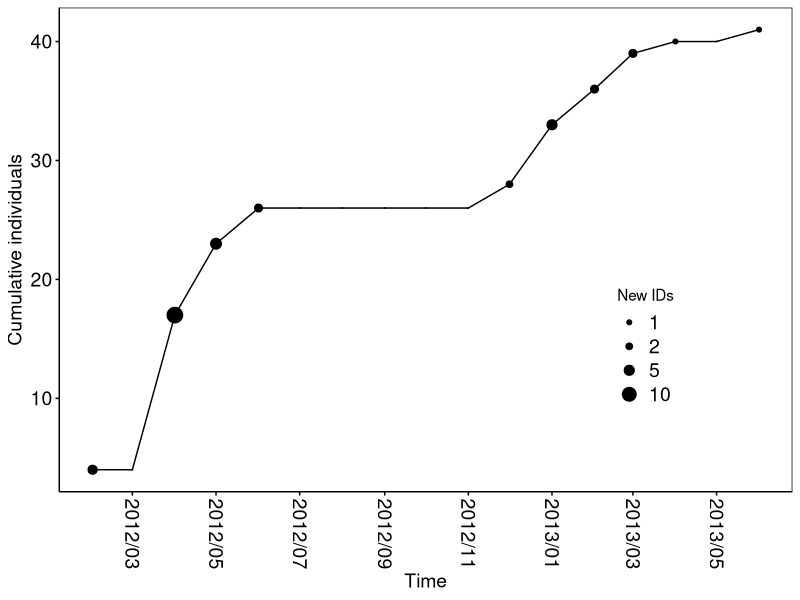
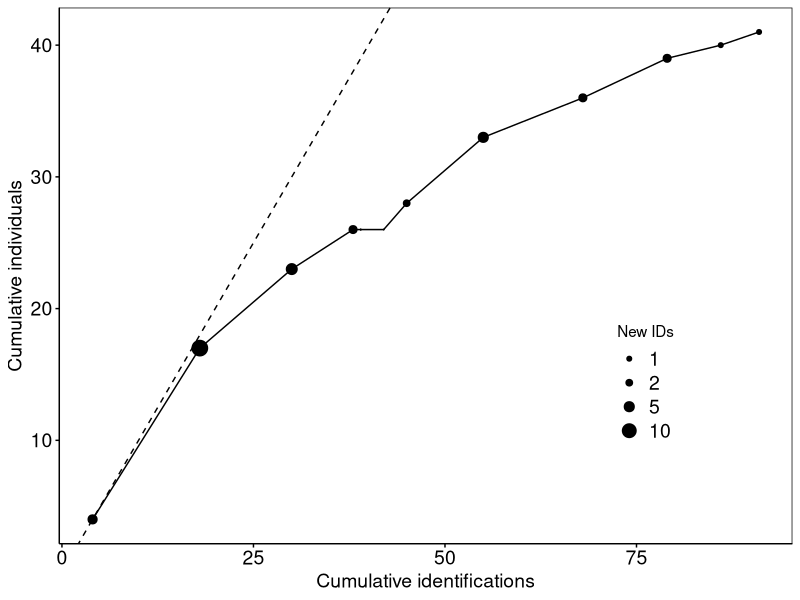
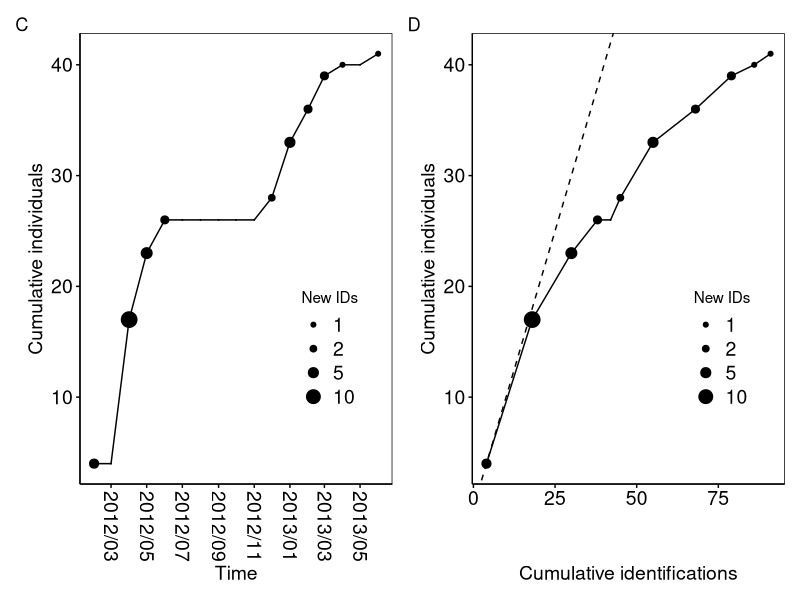
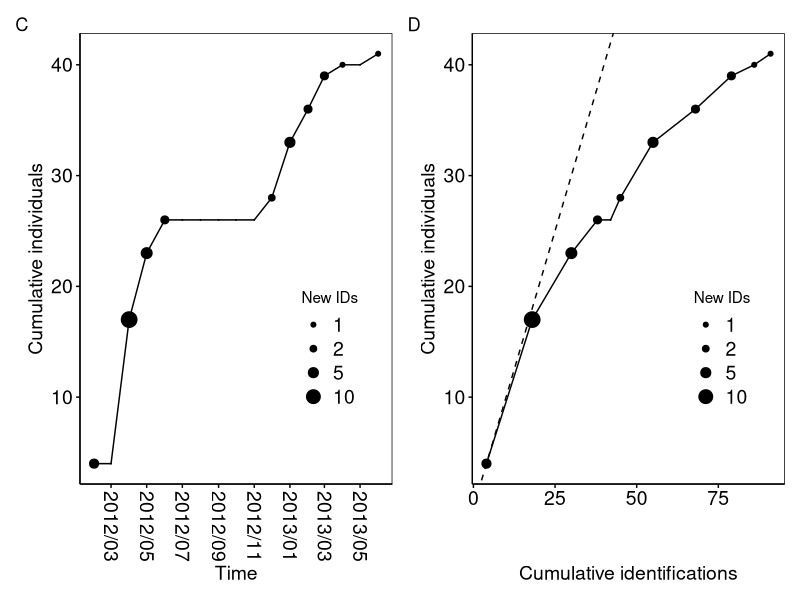
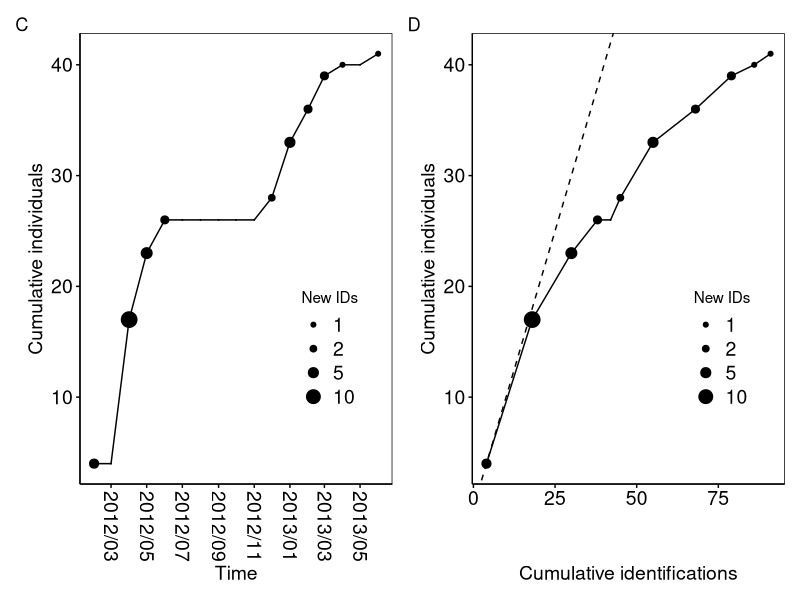

The R script that drew these images, in order:
# Chris Oosthuizen
# Feb 2026

# plot discovery curves 2012

#--------------------------------------------
library(ggplot2)
library(ggpubr)
library(scales)

dat = read.csv("./data/discoverycurve2012.csv", header = T)
head(dat)
str(dat)

dat$date = as.POSIXct(dat$date)
str(dat)

dat$date2 <- as.Date(dat$date, format = "%d/%m/%Y")
dat$date2 <- format(dat$date2, "%Y/%m")
dat


# Plotting theme
theme_gg <- function () { 
  theme_bw() %+replace% 
    theme(
      axis.text = element_text(colour = "black"),
      # axis.title = element_blank(),
      axis.ticks = element_line(colour = "black"),
      panel.grid = element_blank(),
      strip.background = element_blank(),
      panel.border = element_rect(colour = "black", fill = NA),
      axis.line = element_line(colour = "black")
    )
}


# plot discovery curve against time

library(scales)

dc1 = ggplot(data = dat,
             aes(x = date, y = CumNew)) + 
  geom_line()+
  geom_point(aes(size = NewIDs)) +
  scale_size_area(max_size = 5, breaks = c(1, 2,5,10), name   = "New IDs") + 
  xlab("Time") +
  ylab("Cumulative individuals") +
  #  scale_x_continuous(expand = c(0, 0), limits = c(50, 200)) + 
  theme_gg() +
  font("xylab",size=14)+
  font("xy",size=14)+
  font("xy.text", size = 14) +
  font("legend.text",size = 14)+
  scale_x_datetime(labels = date_format("%Y/%m"), date_breaks = "2 months") +
  theme(axis.text.x = element_text(angle = -90, vjust = 0.5)) +
  theme(
    legend.position=c(0.8,0.3))+
  guides(fill=guide_legend(title="New IDs")) 

dc1

# discovery curve: new vs old individuals
dc2 = ggplot(data = dat,
             aes(x = CumAll, y = CumNew)) + 
  geom_line() + 
  geom_point(aes(size = NewIDs)) +
  scale_size_area(max_size = 5, breaks = c(1,2,5,10), name   = "New IDs") + 
  geom_abline(intercept = 0, slope = 1, size = 0.5, linetype = "dashed") +  # 1:1 line
  xlab("Cumulative identifications") +
  ylab("Cumulative individuals") +
  #  scale_x_continuous(expand = c(0, 0), limits = c(50, 200)) + 
  theme_gg() +
  font("xylab",size=14)+
  font("xy",size=14)+
  font("xy.text", size = 14) +
  font("legend.text",size = 14)+
  theme(
    legend.position=c(0.8,0.3))

dc2

library(patchwork)

dc = dc1 + dc2 + 
  plot_layout(ncol = 2)+
  plot_annotation(tag_levels = list(c('C', 'D'), '1'))

dc

## Save Plot 
pdf("./supplement/Sup5_discovery_curve_2012.pdf",
    useDingbats = FALSE, width = 8, height = 5)
print(dc)
dev.off()

png(filename = "./supplement/Sup5_discovery_curve_2012.png", width = 2000, height = 1300, 
    pointsize = 8,  res = 300)
plot(dc)
dev.off()
